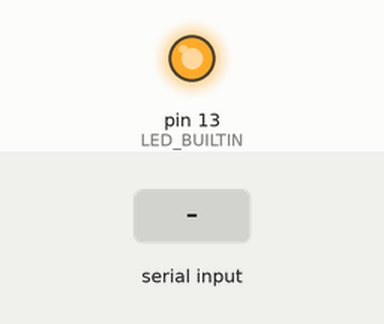
This sketch was run on a simulated Arduino Uno, built with avr-gcc and run on an emulated ATmega328P. On the bench: output pins drawn as LEDs (lit = HIGH). Inputs (shaded band) come from the test bench. What the sketch prints to the serial monitor is not drawn.

Above: at 1.3 s.
1.4 s: "led_off\n" received over Serial
At 2.5 s:
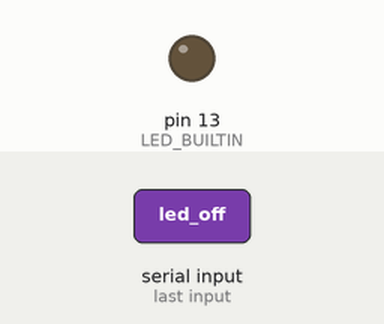
3.2 s: "led_on\n" received over Serial
At 4.8 s:
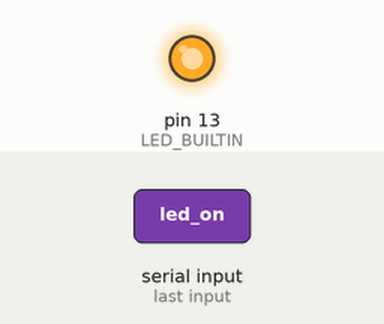
Timing chart, 0 to 6.3 s (numbered marks = the images above; inputs shaded):
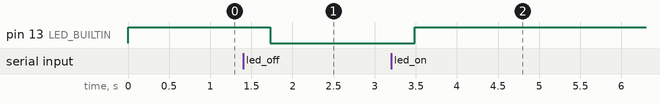

Measured:
- after the input at 1.4 s, pin 13 (LED_BUILTIN): HIGH → LOW after 0.33 s
- after the input at 3.2 s, pin 13 (LED_BUILTIN): LOW → HIGH after 0.29 s

The sketch:

bmptest.ino
```cpp
#include "Adafruit_BMP3XX.h"
//#include <Adafruit_Sensor.h>
#include <Wire.h>
#include <SPI.h>

#define I2C_SDA_PIN     4 //I2C SDA
#define I2C_SCL_PIN     5 //I2C SCL


#define SEALEVELPRESSURE_HPA (1013.25)
const int SERIAL_BAUD = 115200;
Adafruit_BMP3XX bmp;

void setup() {

  //Initialization
  //**************
  // Initialize LED_BUILTIN as an output
  pinMode(LED_BUILTIN, OUTPUT);
  // Turn LED on for initialization
  digitalWrite(LED_BUILTIN, HIGH);

  // Configure serial transport
  Wire.begin(); //Join I2C bus
  Serial.begin(SERIAL_BAUD); //115200 set in original code, 9600 default for pico
  delay(100);

  // Turn LED off after serial initialization
  digitalWrite(LED_BUILTIN, LOW);
  Serial.println("Initialization complete");
  Serial.println("-------------");


  // Setup bmp I2C
    if (!bmp.begin_I2C()) {   // hardware I2C mode
      Serial.println("Could not find a valid BMP3 sensor, check wiring!");
      while (1);
    }
    /*int i = 0;
    while(i < 100 && !bmp.begin(I2C)) {
      i++;
      if(bmp.begin(I2C)){
        break;
      }
      delay(50);
    }*/
    digitalWrite(LED_BUILTIN, HIGH);

    // Set up oversampling and filter initialization
    bmp.setTemperatureOversampling(BMP3_OVERSAMPLING_8X);
    bmp.setPressureOversampling(BMP3_OVERSAMPLING_4X);
    bmp.setIIRFilterCoeff(BMP3_IIR_FILTER_COEFF_3);
    bmp.setOutputDataRate(BMP3_ODR_50_HZ);
}

void loop() {
  if (Serial.available()) {
    //Take in str input from Serial
    String input = Serial.readStringUntil('\n');
    input.trim();
    //input = toLowerCase(input);

    //Parse into array separated by spaces
    String args[20];
    int argCount = 0;
    while (input.length() > 0) {
      //Stolen from https://forum.arduino.cc/t/how-to-split-a-string-with-space-and-store-the-items-in-array/888813
      int index = input.indexOf(' ');
      if (index == -1) { // No space found
        args[argCount++] = input;
        break;
      } else {
        args[argCount++] = input.substring(0, index);
        input = input.substring(index+1);
      }
    }
    String command = args[0];

    // Begin commands

    if        (command == "led_on") {
      digitalWrite(LED_BUILTIN, HIGH);

    } else if (command == "led_off") {
      digitalWrite(LED_BUILTIN, LOW);

    } else if (command == "ping") {
      Serial.println("pong");
      Serial.println("-------------");


    } else if (command == "pollbmp") {
      if (! bmp.performReading()) {
        Serial.println("Failed to perform reading :(");
        return;
      }
      //temp record
      Serial.print("Temperature = ");
      Serial.print(bmp.temperature);
      Serial.println(" *C");
      //presure record
      Serial.print("Pressure = ");
      Serial.print(bmp.pressure / 100.0);
      Serial.println(" hPa");
      //approx altitude
      Serial.print("Approx. Altitude = ");
      Serial.print(bmp.readAltitude(SEALEVELPRESSURE_HPA));
      Serial.println(" m");
      Serial.println("-------------");
    }
  }

}
```
